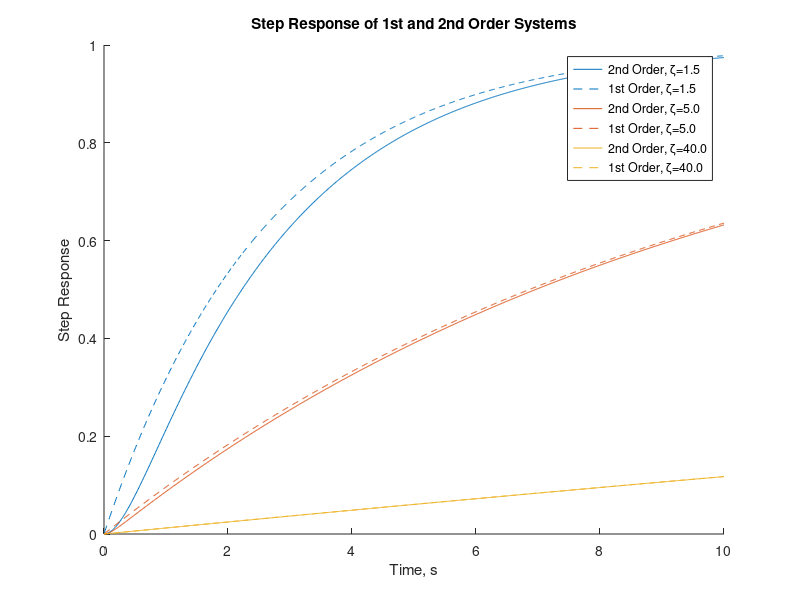

This figure's MATLAB source:
clear
clc
close all

% omega = 1;
zetas = [1.5, 5, 40];
t = 0:0.01:10;

figure
hold on
color = lines(length(zetas));

for i = 1:length(zetas)
    sys_2nd = tf(1, [1, 2*zetas(i), 1]);
    poles = pole(sys_2nd);
    fprintf("Zeta=%.1f: Poles=%s\n", zetas(i), mat2str(poles));
    pole_closer = max(poles);
    pole_further = min(poles);
    ratio = -1/pole_further;
    sys_1st = tf(ratio, [1, -pole_closer]);
    [y_2nd, t_2nd] = step(sys_2nd, t);
    [y_1st, t_1st] = step(sys_1st, t);

    plot(t_2nd, y_2nd, 'DisplayName', sprintf('2nd Order, \\zeta=%.1f', zetas(i)), 'Color', color(i, :));
    plot(t_1st, y_1st, 'DisplayName', sprintf('1st Order, \\zeta=%.1f', zetas(i)), 'LineStyle', '--', 'Color', color(i, :));
end

legend
title('Step Response of 1st and 2nd Order Systems');
xlabel("Time, s")
ylabel("Step Response")
